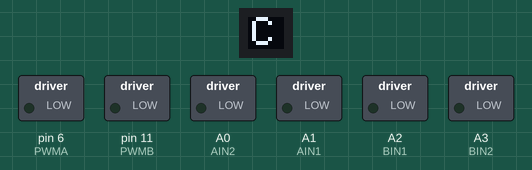
A sketch run on a simulated Arduino Uno, built for the host (arithmetic inside an expression is 32-bit, double 64-bit). Shown: 9×8 one-colour display, switched loads named in the sketch (green lamp = pin HIGH).

Above: at 0.1 s.

The sketch:

robot_movement_ir.ino
```cpp
#define DECODE_NEC
#define DECODE_SAMSUNG
#include <Adafruit_LSM9DS0.h>
#include <Adafruit_SSD1306.h>
#include <IRremote.hpp>

// DEFINES
#define OLED_RESET 9
#define OLED_SA0 8
Adafruit_SSD1306 display(OLED_RESET, OLED_SA0);

Adafruit_LSM9DS0 lsm(1000); // Use I2C, ID #1000

#define PWMA 6  // Left Motor Speed pin (ENA)
#define AIN2 A0 // Motor-L forward (IN2).
#define AIN1 A1 // Motor-L backward (IN1)
#define PWMB 11 // Right Motor Speed pin (ENB)
#define BIN1 A2 // Motor-R forward (IN3)
#define BIN2 A3 // Motor-R backward (IN4)
#define IR_RECEIVER 5
#define IR_TRANSMITTER 12

#define KEY2 0x18 // Key:2
#define KEY8 0x52 // Key:8
#define KEY4 0x08 // Key:4
#define KEY6 0x5A // Key:6
#define KEY5 0x1C // Key:5

#define CPU_FREQ 16000000L   // cpu clock
#define PRESCALER 256        // cpu prescaler
#define BAUD_RATE 10         // comms baud rate
#define INTERRUPT_INTERVAL 1 // interrupt every X miliseconds

const unsigned long TICKS_PER_MILISEC = (CPU_FREQ / PRESCALER) / 1000;
const unsigned short TICKS_PER_INTERRUPT = INTERRUPT_INTERVAL * TICKS_PER_MILISEC - 1; // amount of ticks in an interrupt interval

// SHCEDULER
int Sched_AddT(void (*f)(void), int d, int p);

typedef struct {
    /* period in ticks */
    int period;
    /* ticks until next activation */
    int delay;
    /* function pointer */
    void (*func)(void);
    /* activation counter */
    int exec;
} Sched_Task_t;

#define NT 20
Sched_Task_t Tasks[NT];
int cur_task = NT;

int Sched_Init(void) {
    for (int x = 0; x < NT; x++)
        Tasks[x].func = 0;

    noInterrupts();
    TCNT1 = 0;               // delete timer counter register
    TCCR1A = 0;              // delete TCCR1A-Registers
    TCCR1B = 0;              // delete TCCR1B-Registers
    TCCR1B |= (1 << WGM12);  // CTC-Mode (Waveform Generation Mode): resets TCNT1 to0 after interrupt, makes OCR1A the leading compare register
    TCCR1B |= (1 << CS12);   // set prescaler to 256
    TIMSK1 |= (1 << OCIE1A); // enable interrupts
    OCR1A = TICKS_PER_INTERRUPT;
    interrupts();
}

int Sched_AddT(void (*f)(void), int d, int p) {
    for (int x = 0; x < NT; x++)
        if (!Tasks[x].func) {
            Tasks[x].period = p;
            Tasks[x].delay = d;
            Tasks[x].exec = 0;
            Tasks[x].func = f;
            return x;
        }
    return -1;
}

void Sched_Schedule(void) {
    for (int x = 0; x < NT; x++) {
        if (Tasks[x].func) {
            if (Tasks[x].delay) {
                Tasks[x].delay--;
            } else {
                /* Schedule Task */
                Tasks[x].exec++;
                Tasks[x].delay = Tasks[x].period - 1;
            }
        }
    }
}

void Sched_Dispatch(void) {
    int prev_task = cur_task;
    for (int x = 0; x < cur_task; x++) {
        if ((Tasks[x].func) && (Tasks[x].exec)) {
            Tasks[x].exec = 0;
            cur_task = x;
            interrupts();
            Tasks[x].func();
            noInterrupts();
            cur_task = prev_task;
            /* Delete task if one-shot */
            if (!Tasks[x].period)
                Tasks[x].func = 0;
        }
    }
}

ISR(TIMER1_COMPA_vect) { // timer1 interrupt
    Sched_Schedule();
    Sched_Dispatch();
}

// CODE
int right_motor = 0;
int left_motor = 0;

int speed = 50;
int rotate_speed = 3;

unsigned int command = KEY5;

float angleError = 0;
float currentAngle = 0;
float targetAngle = 0;
long int angleTime;

void commsIR() {
    int16_t angleSend = currentAngle * 1000.0f;
    IrSender.sendSamsung(0x69, angleSend, 0);
}

void configureAngleSensor(void) { lsm.setupGyro(lsm.LSM9DS0_GYROSCALE_245DPS); }

void updateAngleError() {
    int c = 200;
    sensors_event_t gyro;
    for (int i = 0; i < c; i++) {
        delay(20);
        lsm.getGyro().getEvent(&gyro);

        angleTime = gyro.timestamp;
        angleError += gyro.gyro.z;
    }

    angleError /= c;
}

void updateAngle() {
    sensors_event_t gyro;
    lsm.getGyro().getEvent(&gyro);
    long int currentTime = gyro.timestamp;
    long int timeElapsed = currentTime - angleTime;
    angleTime = currentTime;
    currentAngle += (gyro.gyro.z - angleError) * timeElapsed * 0.001;
}

void translateCommands() {
    switch (command) {
    case KEY2:
        right_motor = speed;
        left_motor = speed;
        break;
    case KEY4:
        right_motor = speed + rotate_speed;
        left_motor = speed - rotate_speed;
        targetAngle = currentAngle;
        break;
    case KEY6:
        right_motor = speed - rotate_speed;
        left_motor = speed + rotate_speed;
        targetAngle = currentAngle;
        break;
    case KEY8:
        right_motor = -speed;
        left_motor = -speed;
        break;
    default:
    case KEY5:
        right_motor = 0;
        left_motor = 0;
        break;
    }

    right_motor -= (currentAngle - targetAngle) * 30.0f;
    left_motor += (currentAngle - targetAngle) * 30.0f;
}

void move() {
    analogWrite(PWMA, abs(left_motor));
    analogWrite(PWMB, abs(right_motor));
    digitalWrite(AIN1, left_motor >= 0 ? LOW : HIGH);
    digitalWrite(AIN2, left_motor > 0 ? HIGH : LOW);
    digitalWrite(BIN1, right_motor >= 0 ? LOW : HIGH);
    digitalWrite(BIN2, right_motor > 0 ? HIGH : LOW);
}

void decodeIR() {
    if (IrReceiver.decode()) {
        unsigned int new_command = IrReceiver.decodedIRData.command;
        if (IrReceiver.decodedIRData.address == 0x00 && new_command != 0x00 && new_command != command) {
          command = new_command;
          targetAngle = currentAngle;
        }
        IrReceiver.resume();
    }
}

void displayData() {
    display.clearDisplay();
    display.setCursor(25 - 3 * (abs(currentAngle) < 10 ? 0 : abs(currentAngle) < 100 ? 1 : 2) - (currentAngle < 0 ? 3 : 0), 0);
    display.print(F("Angle: "));
    display.print(180 * currentAngle / M_PI);
    display.print(F("dg"));
    display.setCursor(0, 16);
    display.print(F("Right motor: "));
    display.print(right_motor);
    display.setCursor(0, 32);
    display.print(F("Left motor: "));
    display.print(left_motor);
    display.display();
}

void setup() {
    display.begin(SSD1306_SWITCHCAPVCC, 0x3D);
    display.setTextSize(1);
    display.setTextColor(WHITE);

    display.clearDisplay();
    display.setCursor(1, 0);
    display.print(F("Calibration in 1000ms"));
    display.setCursor(30, 8);
    display.print(F("Stand Still"));
    display.display();

    delay(1000);
    lsm.begin();
    configureAngleSensor();
    updateAngleError();

    IrReceiver.begin(IR_RECEIVER, ENABLE_LED_FEEDBACK);
    IrSender.begin(IR_TRANSMITTER);

    pinMode(PWMA, OUTPUT);
    pinMode(AIN2, OUTPUT);
    pinMode(AIN1, OUTPUT);
    pinMode(PWMB, OUTPUT);
    pinMode(BIN1, OUTPUT);
    pinMode(BIN2, OUTPUT);

    Sched_Init();
    Sched_AddT(decodeIR, 1, 10);
    Sched_AddT(translateCommands, 1, 50);
    Sched_AddT(move, 1, 50);
    Sched_AddT(displayData, 1, 500);
    Sched_AddT(commsIR, 1, 200);
    Sched_AddT(updateAngle, 1, 10);
}

void loop() {
    // NOTHING TO DO
}
```
